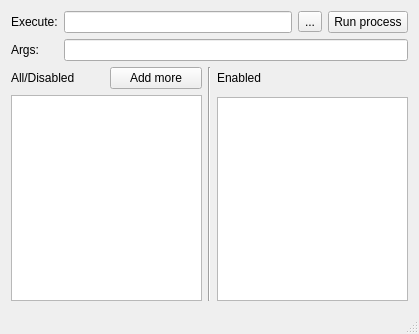
<?xml version="1.0" encoding="UTF-8"?>
<ui version="4.0">
 <class>InjectGui</class>
 <widget class="QMainWindow" name="InjectGui">
  <property name="geometry">
   <rect>
    <x>0</x>
    <y>0</y>
    <width>419</width>
    <height>334</height>
   </rect>
  </property>
  <property name="windowTitle">
   <string>Injector by SR_team</string>
  </property>
  <widget class="QWidget" name="centralWidget">
   <layout class="QGridLayout" name="gridLayout_2">
    <item row="0" column="0" colspan="3">
     <layout class="QGridLayout" name="gridLayout">
      <item row="0" column="1">
       <widget class="QLineEdit" name="exe"/>
      </item>
      <item row="0" column="0">
       <widget class="QLabel" name="label_3">
        <property name="text">
         <string>Execute:</string>
        </property>
       </widget>
      </item>
      <item row="0" column="3">
       <widget class="QPushButton" name="run">
        <property name="text">
         <string>Run process</string>
        </property>
       </widget>
      </item>
      <item row="0" column="2">
       <widget class="QToolButton" name="toolButton">
        <property name="text">
         <string>...</string>
        </property>
       </widget>
      </item>
      <item row="1" column="0">
       <widget class="QLabel" name="label_4">
        <property name="text">
         <string>Args:</string>
        </property>
       </widget>
      </item>
      <item row="1" column="1" colspan="3">
       <widget class="QLineEdit" name="args"/>
      </item>
     </layout>
    </item>
    <item row="1" column="0">
     <layout class="QVBoxLayout" name="verticalLayout">
      <item>
       <layout class="QHBoxLayout" name="horizontalLayout">
        <item>
         <widget class="QLabel" name="label">
          <property name="text">
           <string>All/Disabled</string>
          </property>
         </widget>
        </item>
        <item>
         <widget class="QPushButton" name="add">
          <property name="text">
           <string>Add more</string>
          </property>
         </widget>
        </item>
       </layout>
      </item>
      <item>
       <widget class="QListWidget" name="disabled">
        <property name="showDropIndicator" stdset="0">
         <bool>false</bool>
        </property>
        <property name="dragEnabled">
         <bool>false</bool>
        </property>
        <property name="dragDropOverwriteMode">
         <bool>false</bool>
        </property>
        <property name="defaultDropAction">
         <enum>Qt::MoveAction</enum>
        </property>
        <property name="selectionMode">
         <enum>QAbstractItemView::SingleSelection</enum>
        </property>
        <property name="movement">
         <enum>QListView::Snap</enum>
        </property>
        <property name="uniformItemSizes">
         <bool>true</bool>
        </property>
        <property name="sortingEnabled">
         <bool>true</bool>
        </property>
       </widget>
      </item>
     </layout>
    </item>
    <item row="1" column="1">
     <widget class="Line" name="line">
      <property name="orientation">
       <enum>Qt::Vertical</enum>
      </property>
     </widget>
    </item>
    <item row="1" column="2">
     <layout class="QVBoxLayout" name="verticalLayout_2">
      <item>
       <spacer name="verticalSpacer">
        <property name="orientation">
         <enum>Qt::Vertical</enum>
        </property>
        <property name="sizeType">
         <enum>QSizePolicy::Minimum</enum>
        </property>
        <property name="sizeHint" stdset="0">
         <size>
          <width>20</width>
          <height>4</height>
         </size>
        </property>
       </spacer>
      </item>
      <item>
       <widget class="QLabel" name="label_2">
        <property name="text">
         <string>Enabled</string>
        </property>
       </widget>
      </item>
      <item>
       <spacer name="verticalSpacer_2">
        <property name="orientation">
         <enum>Qt::Vertical</enum>
        </property>
        <property name="sizeType">
         <enum>QSizePolicy::Minimum</enum>
        </property>
        <property name="sizeHint" stdset="0">
         <size>
          <width>20</width>
          <height>6</height>
         </size>
        </property>
       </spacer>
      </item>
      <item>
       <widget class="QListWidget" name="enabled">
        <property name="showDropIndicator" stdset="0">
         <bool>false</bool>
        </property>
        <property name="dragEnabled">
         <bool>false</bool>
        </property>
        <property name="dragDropOverwriteMode">
         <bool>false</bool>
        </property>
        <property name="defaultDropAction">
         <enum>Qt::MoveAction</enum>
        </property>
        <property name="selectionMode">
         <enum>QAbstractItemView::SingleSelection</enum>
        </property>
        <property name="movement">
         <enum>QListView::Snap</enum>
        </property>
        <property name="uniformItemSizes">
         <bool>true</bool>
        </property>
        <property name="sortingEnabled">
         <bool>true</bool>
        </property>
       </widget>
      </item>
     </layout>
    </item>
   </layout>
  </widget>
  <widget class="QStatusBar" name="statusBar"/>
 </widget>
 <layoutdefault spacing="6" margin="11"/>
 <resources/>
 <connections/>
</ui>
